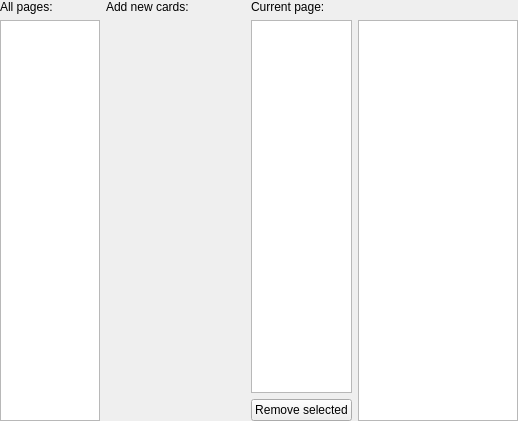
<?xml version="1.0" encoding="UTF-8"?>
<ui version="4.0">
 <class>current_page_view</class>
 <widget class="QWidget" name="current_page_view">
  <property name="geometry">
   <rect>
    <x>0</x>
    <y>0</y>
    <width>518</width>
    <height>421</height>
   </rect>
  </property>
  <layout class="QGridLayout" name="gridLayout">
   <property name="leftMargin">
    <number>0</number>
   </property>
   <property name="topMargin">
    <number>0</number>
   </property>
   <property name="rightMargin">
    <number>0</number>
   </property>
   <property name="bottomMargin">
    <number>0</number>
   </property>
   <item row="4" column="3" rowspan="3">
    <widget class="PageRenderer" name="page_renderer">
     <property name="sizePolicy">
      <sizepolicy hsizetype="Expanding" vsizetype="Expanding">
       <horstretch>8</horstretch>
       <verstretch>10</verstretch>
      </sizepolicy>
     </property>
     <property name="acceptDrops">
      <bool>false</bool>
     </property>
     <property name="renderHints">
      <set>QPainter::Antialiasing|QPainter::HighQualityAntialiasing</set>
     </property>
    </widget>
   </item>
   <item row="4" column="2" rowspan="2">
    <widget class="QTableView" name="page_card_table_view">
     <property name="sizePolicy">
      <sizepolicy hsizetype="Expanding" vsizetype="Expanding">
       <horstretch>5</horstretch>
       <verstretch>10</verstretch>
      </sizepolicy>
     </property>
     <property name="lineWidth">
      <number>0</number>
     </property>
     <property name="alternatingRowColors">
      <bool>true</bool>
     </property>
     <property name="selectionMode">
      <enum>QAbstractItemView::MultiSelection</enum>
     </property>
     <property name="selectionBehavior">
      <enum>QAbstractItemView::SelectRows</enum>
     </property>
     <attribute name="verticalHeaderVisible">
      <bool>false</bool>
     </attribute>
    </widget>
   </item>
   <item row="0" column="0">
    <widget class="QLabel" name="document_view_label">
     <property name="text">
      <string>All pages:</string>
     </property>
    </widget>
   </item>
   <item row="0" column="2" colspan="2">
    <widget class="QLabel" name="page_view_label">
     <property name="text">
      <string>Current page:</string>
     </property>
    </widget>
   </item>
   <item row="6" column="2">
    <widget class="QPushButton" name="delete_selected_images_button">
     <property name="text">
      <string>Remove selected</string>
     </property>
     <property name="icon">
         <iconset theme="edit-delete"/>
     </property>
    </widget>
   </item>
   <item row="0" column="1">
    <widget class="QLabel" name="add_card_widget_label">
     <property name="text">
      <string>Add new cards:</string>
     </property>
    </widget>
   </item>
   <item row="4" column="1" rowspan="3">
    <widget class="AddCardWidget" name="add_card_widget" native="true">
     <property name="sizePolicy">
      <sizepolicy hsizetype="Expanding" vsizetype="Expanding">
       <horstretch>7</horstretch>
       <verstretch>0</verstretch>
      </sizepolicy>
     </property>
    </widget>
   </item>
   <item row="4" column="0" rowspan="3">
    <widget class="DocumentView" name="document_view">
     <property name="sizePolicy">
      <sizepolicy hsizetype="Expanding" vsizetype="Expanding">
       <horstretch>5</horstretch>
       <verstretch>0</verstretch>
      </sizepolicy>
     </property>
     <property name="alternatingRowColors">
      <bool>true</bool>
     </property>
     <property name="selectionMode">
      <enum>QAbstractItemView::SingleSelection</enum>
     </property>
     <property name="selectionBehavior">
      <enum>QAbstractItemView::SelectRows</enum>
     </property>
    </widget>
   </item>
  </layout>
 </widget>
 <customwidgets>
  <customwidget>
   <class>DocumentView</class>
   <extends>QListView</extends>
   <header>mtg_proxy_printer.ui.document_view</header>
  </customwidget>
  <customwidget>
   <class>AddCardWidget</class>
   <extends>QWidget</extends>
   <header>mtg_proxy_printer.ui.add_card</header>
   <container>1</container>
  </customwidget>
  <customwidget>
   <class>PageRenderer</class>
   <extends>QGraphicsView</extends>
   <header>mtg_proxy_printer.ui.page_renderer</header>
  </customwidget>
 </customwidgets>
 <resources/>
 <connections/>
</ui>
